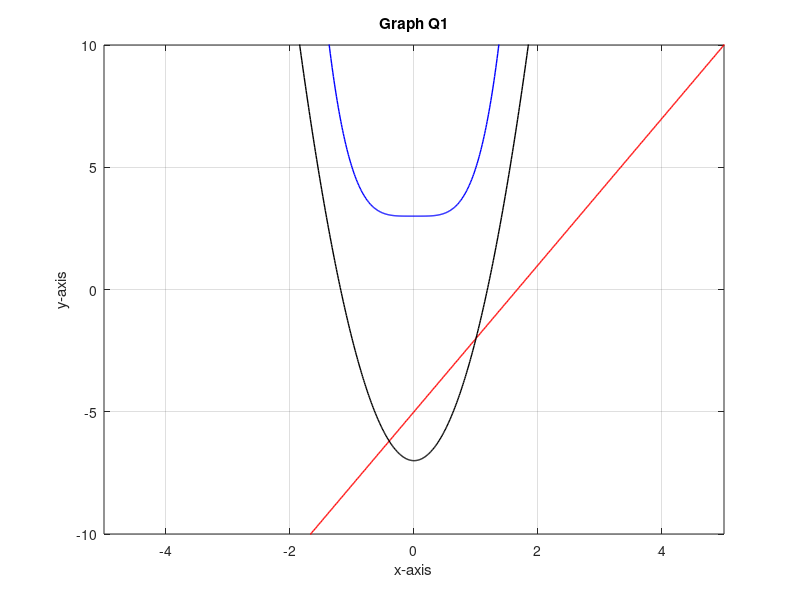

Recreate this plot in MATLAB.
clear all;
clc;

x=[-10:0.01:10];
y=3*x-5;
plot(x,y, 'r', 'linewidth' , 1), hold on, grid on, box on
axis([-5.0 5.0 -10 10])
 
x_2=[-10:0.01:10];
y_2=2*x_2.^4 +3;
plot(x_2,y_2, 'b', 'linewidth' , 1),grid on, hold on
 
x_3=[-10:0.01:10];
y_3=5*x_3.^2 -7;
plot(x_3,y_3, 'k', 'linewidth' , 1), grid on, box on
 
% formaiting a plot
xlabel('x-axis')
ylabel('y-axis')
title('Graph Q1')

%%

%for 0<= x <= 1
f_1 = @(x) pi*(3*x-5).^2;
volume_1 = integral(f_1, 0, 1)
 
%for 1<= x <= 4
f_2 = @(x) pi*(2*(x.^4)+3).^2;
volume_2 = integral(f_2, 1, 4)
 
%for 4< x <= 5
f_3 = @(x) pi*(5*(x.^2)-7).^2;
volume_3 = integral(f_3, 4, 5)
 
f_final = volume_1 + volume_2 + volume_3